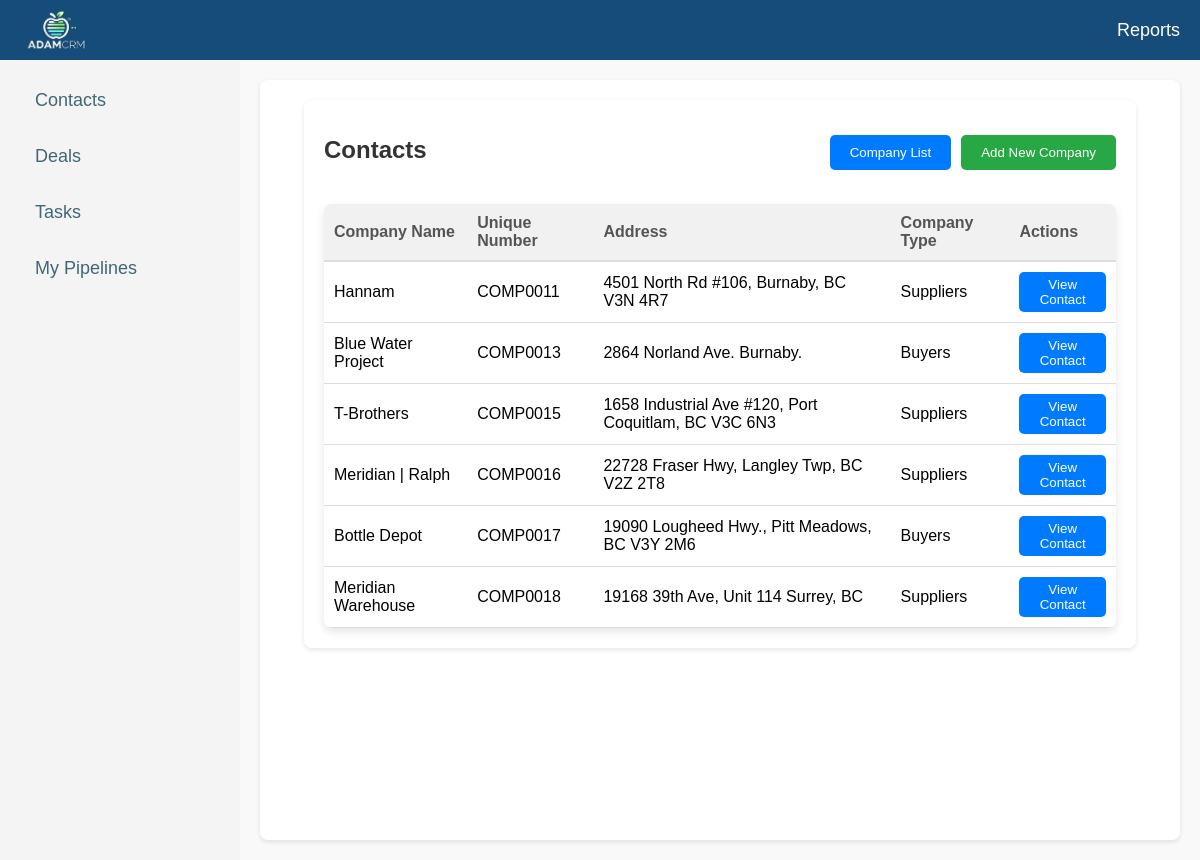
/contacts/, run on the app's committed database.
### crm/models.py (models this page shows, shortened)
class Company(models.Model):
    name = models.CharField(max_length=200, unique=True)
    unique_number = models.CharField(max_length=255, unique=True, blank=True, null=True)

class Contact(models.Model):
    company = models.ForeignKey(Company, on_delete=models.CASCADE, related_name="contacts")
    address = models.CharField(max_length=255, blank=True, null=True)
    company_type = models.CharField(
        max_length=10,
        choices=[
            ('suppliers', 'Suppliers'),
            ('hauler', 'Hauler'),
            ('buyers', 'Buyers'),
        ],
        default='suppliers'
    )
    current_price = models.DecimalField(max_digits=10, decimal_places=2, null=True, blank=True, default=0.00)

### crm/views.py (the view)
# urls.py: path('contacts/', views.contacts_view, name='contacts_list'),
def contacts_view(request):
    companies = Company.objects.prefetch_related('contacts').all()
    return render(request, 'crm/contacts_list.html', {'companies': companies})

### crm/templates/crm/contacts_list.html (shortened to what this page needs)
{% extends 'crm/index.html' %}
{% block content %}
    <div class="content" style="padding: 20px; max-width: 90%; margin: auto;">
        <div style="display: flex; justify-content: space-between; align-items: center; margin-bottom: 20px;">
            <h1 style="color: #333;">Contacts</h1>
            <div style="display: flex; gap: 10px;">
                <a href="{% url 'company_main' %}">
                    <button style="padding: 10px 20px; background-color: #007BFF; color: white; border: none; border-radius: 5px; cursor: pointer;">Company List</button>
                </a>
                <a href="{% url 'add_company' %}">
                    <button style="padding: 10px 20px; background-color: #28A745; color: white; border: none; border-radius: 5px; cursor: pointer;">Add New Company</button>
                </a>
            </div>
        </div>
        <table style="width: 100%; border-collapse: collapse; box-shadow: 0px 4px 10px rgba(0, 0, 0, 0.1); background-color: white; border-radius: 8px; overflow: hidden;">
            <thead>
                <tr style="background-color: #f4f4f4; text-align: left;">
                    <th style="padding: 10px; border-bottom: 2px solid #ddd;">Company Name</th>
                    <th style="padding: 10px; border-bottom: 2px solid #ddd;">Unique Number</th>
                    <th style="padding: 10px; border-bottom: 2px solid #ddd;">Address</th>
                    <th style="padding: 10px; border-bottom: 2px solid #ddd;">Company Type</th>
                    <th style="padding: 10px; border-bottom: 2px solid #ddd;">Actions</th>
                </tr>
            </thead>
            <tbody>
                {% for company in companies %}
                    <tr style="border-bottom: 1px solid #ddd;">
                        <td style="padding: 10px;">{{ company.name }}</td>
                        <td style="padding: 10px;">{{ company.unique_number }}</td>
                        <td style="padding: 10px;">
                            {% if company.contacts.first %}
                                {{ company.contacts.first.address }}
                            {% else %}
                                <span style="color: #999;">No contacts available</span>
                            {% endif %}
                        </td>
                        <td style="padding: 10px;">
                            {% if company.contacts.first %}
                                {{ company.contacts.first.get_company_type_display }}
                            {% else %}
                                <span style="color: #999;">No contacts available</span>
                            {% endif %}
                       <td style="padding: 10px;">
                            {% if company.contacts.first %}
                                <div style="display: flex; gap: 10px;">
                                    <a href="{% url 'view_contact' company.contacts.first.id %}">
                                        <button style="padding: 5px 10px; background-color: #007BFF; color: white; border: none; border-radius: 5px; cursor: pointer;">
                                            View Contact
                                        </button>
                                    </a>
                                </div>
                            {% else %}
                                <span style="color: #999;">No contact available</span>
                            {% endif %}
                        </td>
                    </tr>
                {% endfor %}
            </tbody>
        </table>
    </div>
{% endblock %}

### crm/static/crm/styles.css (style rules this page uses)
body { margin: 0; font-family: Arial, sans-serif; background-color: #f8f4f4; }
.content { flex-grow: 1; padding: 20px; background-color: white; border-radius: 8px; margin: 20px; box-shadow: 0 2px 5px rgba(0, 0, 0, 0.1); }
body { font-family: Arial, sans-serif; background-color: #f9f9f9; margin: 0; padding: 0; }
.content { flex: 1; padding: 20px; }
h1 { font-size: 24px; margin-bottom: 20px; color: #333; }
table { width: 100%; margin-top: 20px; border-collapse: collapse; }
table th, table td { padding: 12px; text-align: left; border-bottom: 1px solid #ddd; }
table th { background-color: #f1f1f1; color: #555; font-weight: bold; }

### data on the page
Company: name "Hannam", unique_number "COMP0011", contacts.first.address "4501 North Rd #106, Burnaby, BC V3N 4R7", contacts.first.company_type "Suppliers", shows "View Contact"
Company: name "Blue Water Project", unique_number "COMP0013", contacts.first.address "2864 Norland Ave. Burnaby.", contacts.first.company_type "Buyers", shows "View Contact"
Company: name "T-Brothers", unique_number "COMP0015", contacts.first.address "1658 Industrial Ave #120, Port Coquitlam, BC V3C 6N3", contacts.first.company_type "Suppliers", shows "View Contact"
Company: name "Meridian | Ralph", unique_number "COMP0016", contacts.first.address "22728 Fraser Hwy, Langley Twp, BC V2Z 2T8", contacts.first.company_type "Suppliers", shows "View Contact"
Company: name "Bottle Depot", unique_number "COMP0017", contacts.first.address "19090 Lougheed Hwy., Pitt Meadows, BC V3Y 2M6", contacts.first.company_type "Buyers", shows "View Contact"
Company: name "Meridian Warehouse", unique_number "COMP0018", contacts.first.address "19168 39th Ave, Unit 114 Surrey, BC", contacts.first.company_type "Suppliers", shows "View Contact"
